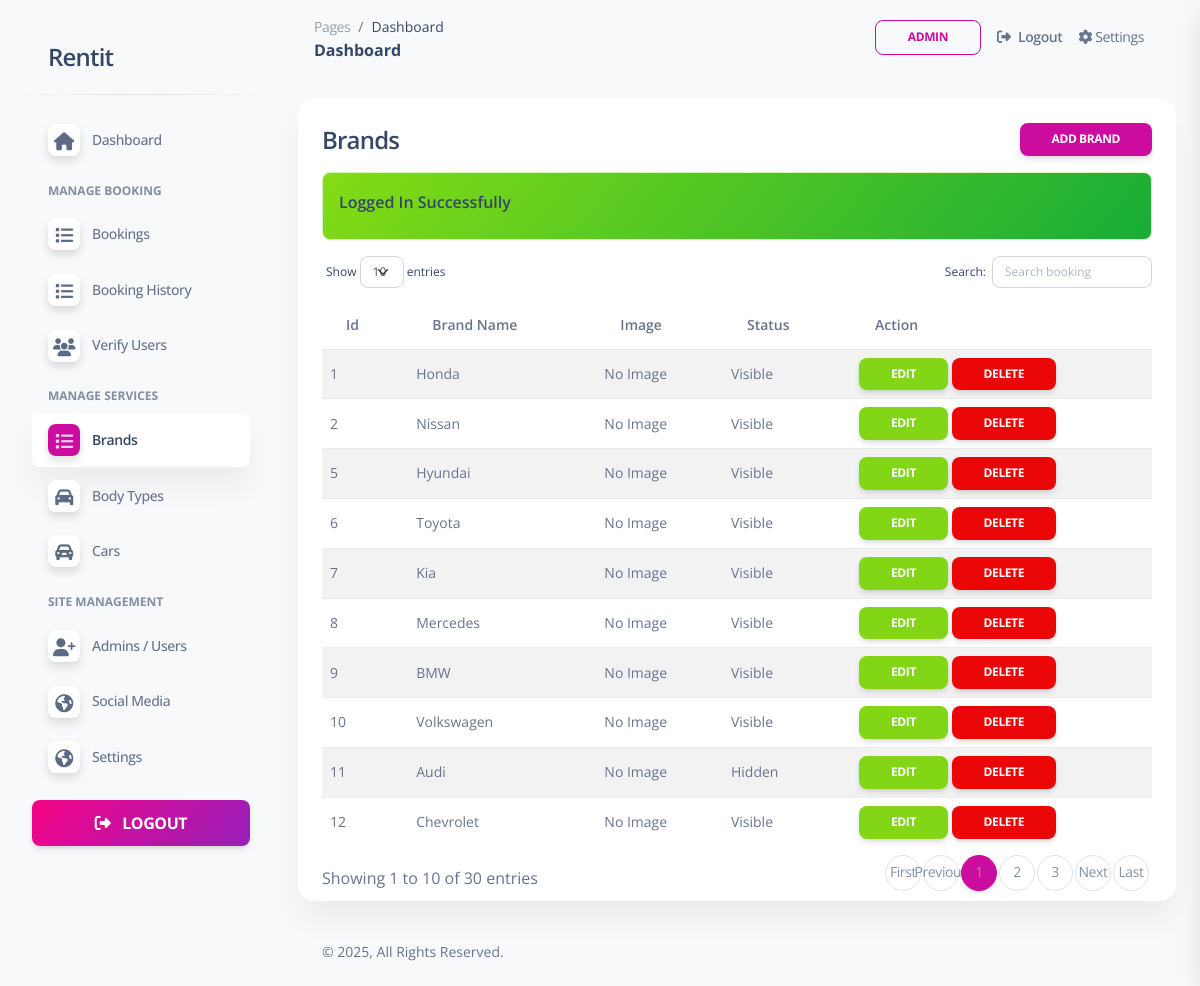
The page /admin/brands.php (signed in) on the database its author committed.
### tables this page shows
CREATE TABLE `web_settings` (
  `id` int(11) UNSIGNED NOT NULL,
  `title` varchar(255) NOT NULL,
  `url` varchar(255) DEFAULT NULL,
  `description` varchar(1000) DEFAULT NULL,
  `logo` varchar(100) DEFAULT NULL,
  `address` varchar(500) DEFAULT NULL,
  `email1` varchar(100) DEFAULT NULL,
  `email2` varchar(100) DEFAULT NULL,
  `phone1` varchar(15) DEFAULT NULL,
  `phone2` varchar(15) DEFAULT NULL
);

CREATE TABLE `brands` (
  `id` int(11) UNSIGNED NOT NULL,
  `name` varchar(100) NOT NULL,
  `slug` varchar(150) NOT NULL,
  `image` varchar(100) DEFAULT NULL,
  `status` tinyint(1) NOT NULL DEFAULT 0 COMMENT '0=show,1=hide',
  `created_at` DATE NOT NULL DEFAULT (CURRENT_DATE)
);

### admin/brands.php (the view, shortened to what this page needs)
<?php include('includes/header.php'); ?>
    <div class="row">
        <div class="col-12">
            <div class="card mb-4">
                <div class="card-header pb-0">
                    <h4>Brands
                        <a href="brands-create.php" class="btn btn-primary btn-sm float-end">Add Brand</a>
                    </h4>
                </div>
                <div class="card-body pt-0 pb-2">
                    <div  class="table-responsive p-0">
                        <table id="myTable" class="table table-striped align-items-center justify-content-center">
                            <thead>
                                <tr>
                                    <th>Id</th>
                                    <th>Brand Name</th>
                                    <th>Image</th>
                                    <th>Status</th>
                                    <th>Action</th>
                                </tr>
                            </thead>
                            <tbody>
                                <?php
                                    $brands = getAll('brands');
                                    if($brands)
                                    {
                                        if(mysqli_num_rows($brands) > 0){
                                            foreach($brands as $serviceMediaItem) :
                                            ?>
                                            <tr>
                                                <td><?= $serviceMediaItem['id']; ?></td>
                                                <td><?= $serviceMediaItem['name']; ?></td>
                                                <td>
                                                    <?php if($serviceMediaItem['image'] != ''){ ?>
                                                        <img src="<?= '../'.$serviceMediaItem['image']; ?>" style="width: 50px;height: 50px;" alt="Brand" />
                                                    <?php }else{ echo "No Image"; } ?>
                                                </td>
                                                <td><?= $serviceMediaItem['status'] == true ? 'Hidden':'Visible'; ?></td>
                                                <td>
                                                    <a href="brands-edit.php?id=<?= $serviceMediaItem['id'];?>" class="btn mb-0 btn-success btn-sm">Edit</a>
                                                    <a href="brands-delete.php?id=<?= $serviceMediaItem['id'];?>"
                                                        onclick="return confirm('Are you sure you want to delete data?')"
                                                        class="btn mb-0 btn-danger btn-sm">
                                                        Delete
                                                    </a>
                                                </td>
                                            </tr>
                                            <?php
                                            endforeach;
                                        }else{
                                            ?>
                                            <tr>
                                                <td colspan="5">No Record Found!</td>
                                            </tr>
                                            <?php
                                        }
                                    }
                                    else
                                    {
                                        ?>
                                        <tr>
                                            <td colspan="5">No Record Available</td>
                                        </tr>
                                        <?php
                                    }
                                ?>
                            </tbody>
                        </table>
                    </div>
                </div>
            </div>
        </div>
    </div>
<?php include('includes/footer.php'); ?>

### admin/includes/sidebar.php
<?php
$pageName = substr($_SERVER["SCRIPT_NAME"],strrpos($_SERVER["SCRIPT_NAME"],"/")+1);
?>
<aside class="sidenav navbar navbar-vertical navbar-expand-xs border-0 border-radius-xl my-3 fixed-start ms-3 " id="sidenav-main">
    <div class="sidenav-header">
      <a class="navbar-brand m-0" href="dashboard.php" target="_blank">
        <h4><?= webSetting('title') ?? 'Funda Services'; ?></h4>
      </a>
    </div>
    <hr class="horizontal dark mt-0">
    <div class="collapse navbar-collapse w-auto" id="sidenav-collapse-main">
      <ul class="navbar-nav">
        <li class="nav-item">
          <a class="nav-link
            <?= $pageName == "dashboard.php"?'active':'' ?>" href="dashboard.php">
            <div class="icon icon-shape icon-sm shadow border-radius-md bg-white text-center me-2 d-flex align-items-center justify-content-center">
                <i class="fa fa-home <?= $pageName == "dashboard.php"?'text-white':'text-dark' ?>   text-lg"></i>
            </div>
            <span class="nav-link-text ms-1">Dashboard</span>
          </a>
        </li>
        <li class="nav-item mt-3">
          <h6 class="ps-4 ms-2 text-uppercase text-xs font-weight-bolder opacity-6">Manage Booking</h6>
        </li>
        <li class="nav-item">
          <a class="nav-link  <?= $pageName == "bookings.php"?'active':'' ?>"  href="bookings.php">
            <div class="icon icon-shape icon-sm shadow border-radius-md bg-white text-center me-2 d-flex align-items-center justify-content-center">
                <i class="fa fa-list <?= $pageName == "bookings.php"?'text-white':'text-dark' ?>   text-lg"></i>
            </div>
            <span class="nav-link-text ms-1">Bookings</span>
          </a>
        </li>
        <li class="nav-item">
          <a class="nav-link <?= $pageName == "booking-history.php"?'active':'' ?>" href="booking-history.php">
            <div class="icon icon-shape icon-sm shadow border-radius-md bg-white text-center me-2 d-flex align-items-center justify-content-center">
                <i class="fa fa-list <?= $pageName == "booking-history.php"?'text-white':'text-dark' ?> text-lg"></i>
            </div>
            <span class="nav-link-text ms-1">Booking History</span>
          </a>
        </li>
        <li class="nav-item">
          <a class="nav-link <?= $pageName == "verify-users.php"?'active':'' ?>" href="verify-users.php">
            <div class="icon icon-shape icon-sm shadow border-radius-md bg-white text-center me-2 d-flex align-items-center justify-content-center">
                <i class="fa fa-users <?= $pageName == "verify-users.php"?'text-white':'text-dark' ?> text-lg"></i>
            </div>
            <span class="nav-link-text ms-1">Verify Users</span>
          </a>
        </li>
        <li class="nav-item mt-3">
          <h6 class="ps-4 ms-2 text-uppercase text-xs font-weight-bolder opacity-6">Manage Services</h6>
        </li>
        <li class="nav-item">
          <a class="nav-link <?= $pageName == "brands.php"?'active':'' ?>" href="brands.php">
            <div class="icon icon-shape icon-sm shadow border-radius-md bg-white text-center me-2 d-flex align-items-center justify-content-center">
                <i class="fa fa-list <?= $pageName == "brands.php"?'text-white':'text-dark' ?>   text-lg"></i>
            </div>
            <span class="nav-link-text ms-1">Brands</span>
          </a>
        </li>
        <li class="nav-item">
          <a class="nav-link
            <?= $pageName == "body-types.php"?'active':'' ?>"
            href="body-types.php">
            <div class="icon icon-shape icon-sm shadow border-radius-md bg-white text-center me-2 d-flex align-items-center justify-content-center">
                <i class="fa fa-car <?= $pageName == "body-types.php"?'text-white':'text-dark' ?>   text-lg"></i>
            </div>
            <span class="nav-link-text ms-1">Body Types</span>
          </a>
        </li>
        <li class="nav-item">
          <a class="nav-link <?= $pageName == "cars.php"?'active':'' ?>" href="cars.php">
            <div class="icon icon-shape icon-sm shadow border-radius-md bg-white text-center me-2 d-flex align-items-center justify-content-center">
                <i class="fa fa-car-alt <?= $pageName == "cars.php"?'text-white':'text-dark' ?>   text-lg"></i>
            </div>
            <span class="nav-link-text ms-1">Cars</span>
          </a>
        </li>
        <li class="nav-item mt-3">
          <h6 class="ps-4 ms-2 text-uppercase text-xs font-weight-bolder opacity-6">Site Management</h6>
        </li>
        <li class="nav-item">
          <a class="nav-link <?= $pageName == "users.php"?'active':'' ?>" href="users.php">
            <div class="icon icon-shape icon-sm shadow border-radius-md bg-white text-center me-2 d-flex align-items-center justify-content-center">
                <i class="fa fa-user-plus <?= $pageName == "users.php"?'text-white':'text-dark' ?>   text-lg"></i>
            </div>
            <span class="nav-link-text ms-1">Admins / Users</span>
          </a>
        </li>
        <li class="nav-item">
          <a class="nav-link <?= $pageName == "social-media.php"?'active':'' ?>" href="social-media.php">
            <div class="icon icon-shape icon-sm shadow border-radius-md bg-white text-center me-2 d-flex align-items-center justify-content-center">
                <i class="fa fa-globe <?= $pageName == "social-media.php"?'text-white':'text-dark' ?>   text-lg"></i>
            </div>
            <span class="nav-link-text ms-1">Social Media</span>
          </a>
        </li>
        <li class="nav-item">
          <a class="nav-link <?= $pageName == "settings.php"?'active':'' ?>"
          href="settings.php">
            <div class="icon icon-shape icon-sm shadow border-radius-md bg-white text-center me-2 d-flex align-items-center justify-content-center">
                <i class="fa fa-globe <?= $pageName == "settings.php"?'text-white':'text-dark' ?> text-lg" ></i>
            </div>
            <span class="nav-link-text ms-1">Settings</span>
          </a>
        </li>
      </ul>
    </div>
    <div class="sidenav-footer mx-3 ">
      <a class="btn bg-gradient-primary mt-3 fs-6 w-100" href="logout.php">
        <i class="fa fa-sign-out me-2"></i> Logout
      </a>
    </div>
  </aside>

### admin/assets/css/nucleo-svg.css (style rules this page uses)
.icon { display: inline-block; color: #111111; height: 1em; width: 1em; }
.icon-sm { height: 0.8em; width: 0.8em; }
.icon { fill: currentColor; stroke: none; }

### rows shown on the page
web_settings: title "Rentit"
brands: id "1", name "Honda", image "No Image", status "Visible"
brands: id "2", name "Nissan", image "No Image", status "Visible"
brands: id "5", name "Hyundai", image "No Image", status "Visible"
brands: id "6", name "Toyota", image "No Image", status "Visible"
brands: id "7", name "Kia", image "No Image", status "Visible"
brands: id "8", name "Mercedes", image "No Image", status "Visible"
brands: id "9", name "BMW", image "No Image", status "Visible"
brands: id "10", name "Volkswagen", image "No Image", status "Visible"
brands: id "11", name "Audi", image "No Image", status "Hidden"
brands: id "12", name "Chevrolet", image "No Image", status "Visible"

### other values the page prints
$_SESSION['loggedInUser']['name'] "ADMIN"
$_SESSION['status'] "Logged In Successfully"
